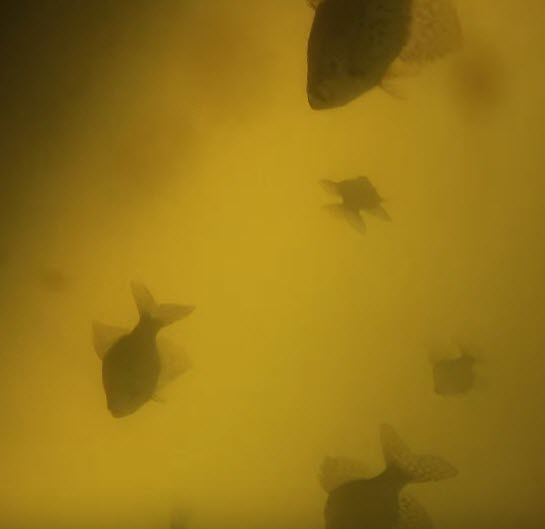
#> input picture Murkywater2.jpg, 545 x 529 px; its folder holds only this picture in this run
$ python kMeansColorClustering.py 3 ../Murkywater2.jpg
#> lines starting #> are read from the running program, lines starting #| are printed output that depends on the picture
#> further down, img is the input picture: shape (529, 545, 3); mean B, G, R 22.8, 118.1, 150.4
# Pisces Project
# Last modified: 2/14/18
# Use: Requires Python 2.x


import numpy as np
import cv2
import argparse
import os

def processImage(K, image):
#> called with K = 3
	img = image
	Z = img.reshape((-1,3))

	# convert to np.float32
	Z = np.float32(Z)

	# define criteria, number of clusters(K) and apply kmeans()
	criteria = (cv2.TERM_CRITERIA_EPS + cv2.TERM_CRITERIA_MAX_ITER, 10, 1.0)
	ret,label,center=cv2.kmeans(Z,K,None,criteria,10,cv2.KMEANS_RANDOM_CENTERS)
#> ret = 75518524.3; center = [[21.42, 110.2, 142.4], [27.4, 140.8, 177.2], [12.2, 67.08, 87.04]]

	# Now convert back into uint8, and make original image
	center = np.uint8(center)
#> center = [[21, 110, 142], [27, 140, 177], [12, 67, 87]]
	res = center[label.flatten()]
	res2 = res.reshape((img.shape))
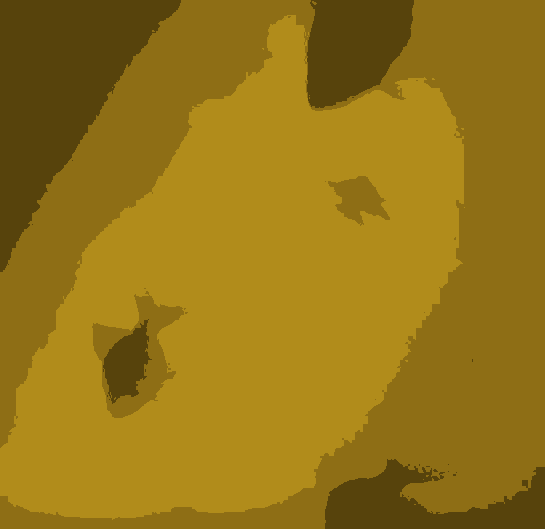
#> res2: shape (529, 545, 3); mean B, G, R 22.5, 117.6, 150.2

	return res2


parser = argparse.ArgumentParser(description='Reduce the number of colors in an image with k-means clustering')

parser.add_argument('k', type=int, help='Number of classes for k-means clustering')
parser.add_argument('pathname', metavar="path_to_file", help='File to be processed')

args = parser.parse_args()

directoryPrefix = './'

filepaths = []

if os.path.isdir(args.pathname):
	directoryPrefix = args.pathname + '/'
	# Recursively walks through the directory structure and creates two lists. One for directories
	# and one for file names.
	for (dirpath, dirnames, filenames) in os.walk(args.pathname):
		filepaths.extend(filenames)
		break

	# Creates output folder if folder doesn't exist
	if not os.path.exists(directoryPrefix + "output"):
		os.mkdir(directoryPrefix + "output")
else:
	filepaths = [ args.pathname ]

imgCount = 0
outputFolderPath = directoryPrefix + "output/"

for file in filepaths:
	img = cv2.imread(directoryPrefix + file)

	result = processImage(args.k, img)

	cv2.imwrite(outputFolderPath +  str(imgCount) + "_" + str(args.k) + ".jpg", result)

	imgCount += 1

cv2.waitKey(0)
cv2.destroyAllWindows()

$ run again, on murkywater.jpg
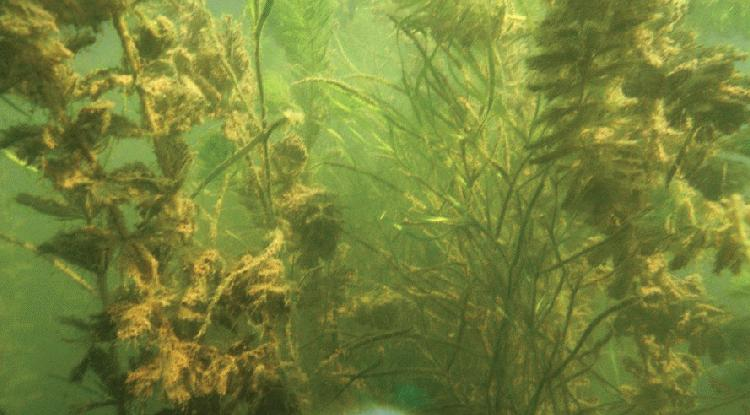
#> input picture murkywater.jpg, 750 x 415 px
#> img is the input picture: shape (415, 750, 3); mean B, G, R 57.5, 130.7, 118.6
#> in processImage, `ret,label,center=cv2.kmeans(Z,K,None,criteria,10,cv2.KMEANS_RANDOM_CEN..`: ret = 165882752.6; center = [[83.64, 179, 165.5], [57.71, 134.7, 122.3], [41.21, 96.8, 85.86]]
#> in processImage, `center = np.uint8(center)`: center = [[83, 179, 165], [57, 134, 122], [41, 96, 85]]
#> in processImage, `res2 = res.reshape((img.shape))`:
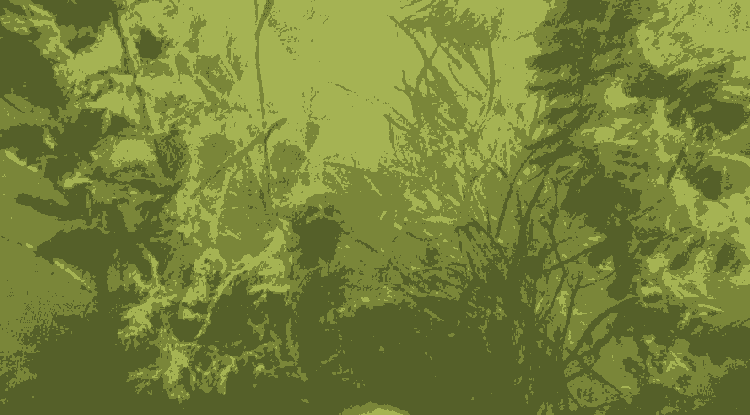
#> res2: shape (415, 750, 3); mean B, G, R 57, 130.2, 118.1
